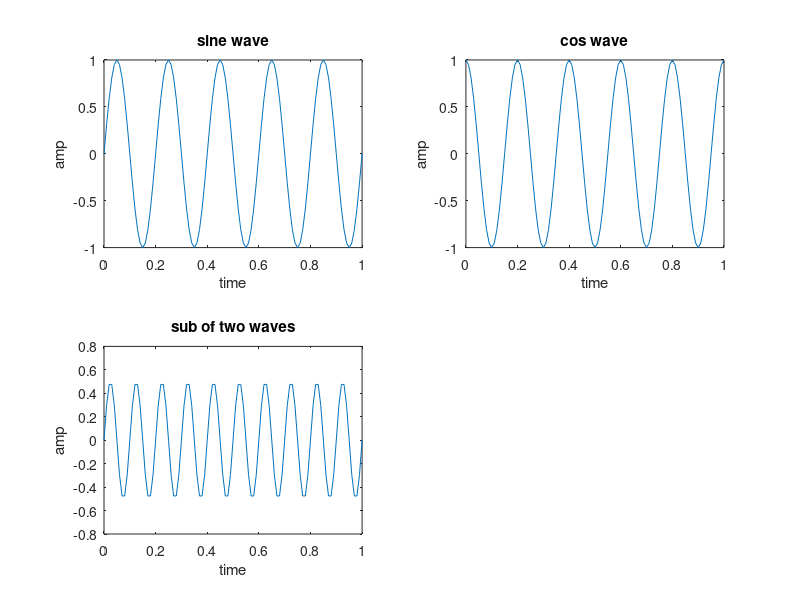

Source code (MATLAB):
clc;
close all;
clear all;
t=0:0.01:1;
f=input('enter the frequency');
t1=2*pi*f*t;
x1=sin(t1);
x2=cos(t1);
x3=x1.*x2;
subplot(2,2,1);
plot(t,x1);
xlabel('time');
ylabel('amp');
title('sine wave');
subplot(2,2,2);
plot(t,x2);
xlabel('time');
ylabel('amp');
title('cos wave');
subplot(2,2,3);
plot(t,x3);
xlabel('time');
ylabel('amp');
title('sub of two waves');